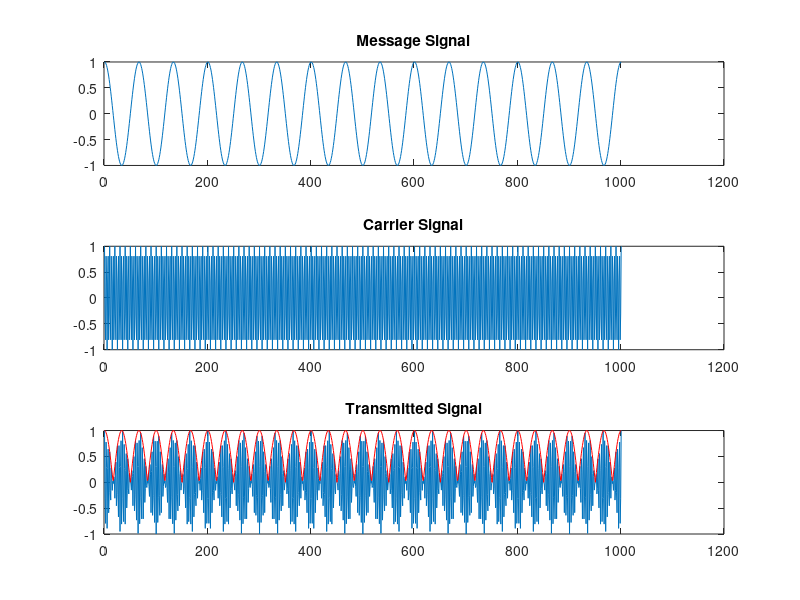

Recreate this plot in MATLAB.

fm = 15;
fc = 300;
A = 8;
Ka = 0.1;
t = 0:1/1000:1;
c_t = cos(2 * pi * t * fc);
m_t = cos(2 * pi * t * fm);
subplot(3, 1, 1);
plot(m_t);
title('Message Signal')

subplot(3, 1, 2);
plot(c_t);
title('Carrier Signal')

subplot(3, 1, 3);
plot(m_t.*c_t);
hold on;
plot(abs(m_t), 'r');
title('Transmitted Signal')